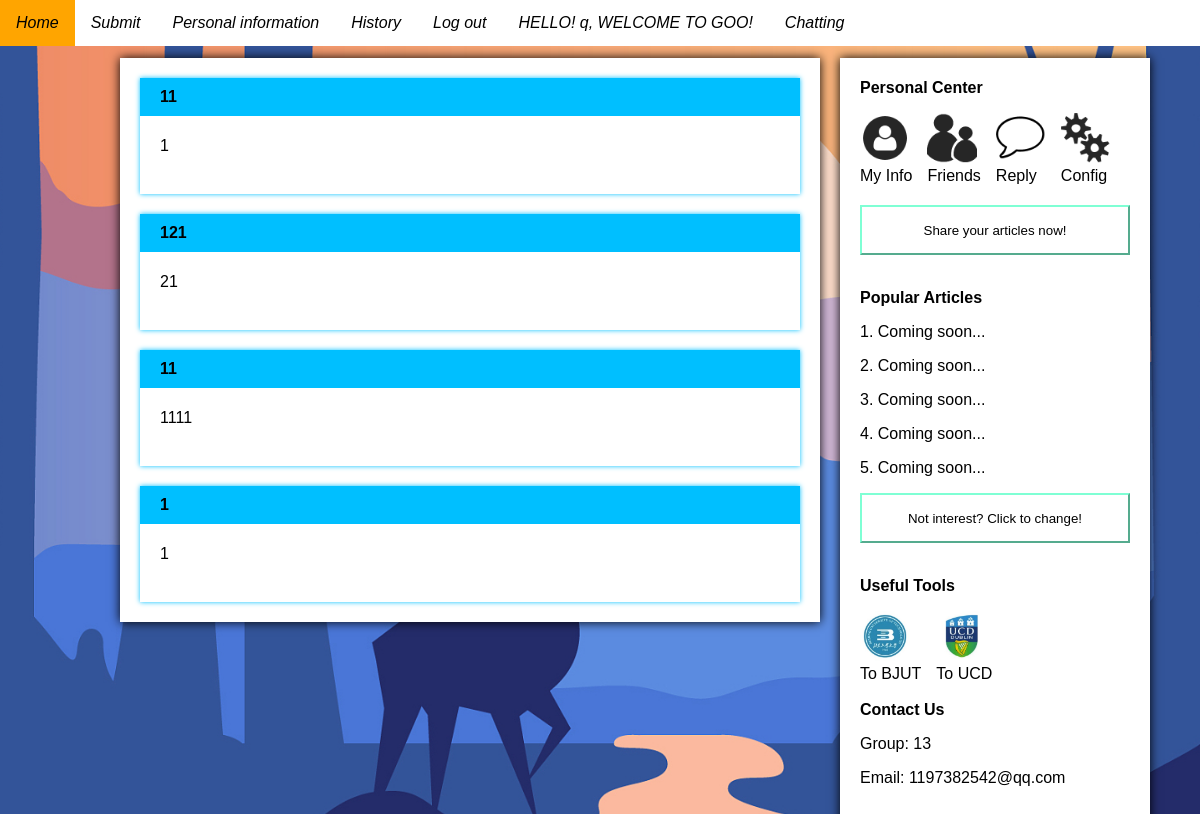
The page /history (signed in) on the database its author committed.
### tables this page shows
CREATE TABLE articles(
                id                  integer     primary key, 
                author              text        NOT NULL, 
                title               text        NOT NULL, 
                content             text        NOT NULL,
                liked_count         integer     DEFAULT 0,
                commented_count     integer     DEFAULT 0,
                collected_count     integer     DEFAULT 0,
                click_count         integer     DEFAULT 0,
                privacy             text,
                plate               text        DEFAULT "sharing",
                FOREIGN KEY(author) REFERENCES users(name));

### app.py (the view, shortened to what this page needs)
@app.route('/history', methods=['GET', 'POST'])
def history():
    if request.method == 'GET':
        if not session.get("username"):
            return redirect("/login")
        else:
            username = session.get("username")
            article = search_author(username)
            return render_template('history.html', name=username, article=article)

### manager.py (called while the page is built)
def connect_database(db_file):
    conn = sqlite3.connect(db_file)
    cur = conn.cursor()
    return conn, cur

def search_author(username):
    conn, cur = connect_database('database.sqlite')
    cursor = cur.execute("SELECT * from articles where author like '%" + username + "%' ")
    return cursor.fetchall()

### templates/history.html (shortened to what this page needs)
<!DOCTYPE html>
<html lang="en">
{% extends "articlebase.html" %}
{% block head %}
    {{ super() }}
{% endblock %}
{% block body %}
    {% for x in article %}
        <a href="/detail/{{ x[0] }}">
        <div class="articleComment">
        <div class="smallTitle">
            <b>{{ x[2] }} </b></div>
        <div class="articleContent">
        {% if (x[3] | length)<40 %}
            <p>{{ x[3][0:40] }}</p><br>
        {% else %}
            <p>{{ x[3][0:40] }}...</p><br>
        {% endif %}
        </div>
        </div>
        </a>
    {% endfor %}
    </div>
{% endblock %}

### static/css/style.css (style rules this page uses)
body { margin:0; padding: 0; background: url("../image/pic2.jpg"); background-size: cover; background-position:center; font-family: sans-serif; background-repeat: no-repeat; background-attachment: fixed; }
body a { text-decoration:none; }
body a:link { color:black; }
.articleContent { background: white; width: auto; height: auto; padding: 5px 20px; word-wrap:break-word; word-break:break-all; margin-bottom: 15px; }
.articleComment { background: white; width: auto; height: auto; box-shadow: 0 0 5px deepskyblue; margin: 20px; }
.smallTitle { background: deepskyblue; width: auto; height: auto; padding: 10px 20px; }

### rows shown on the page
articles: title "11", content "1"
articles: title "121", content "21"
articles: title "11", content "1111"
articles: title "1", content "1"

### other values the page prints
{{ name }} "q"
